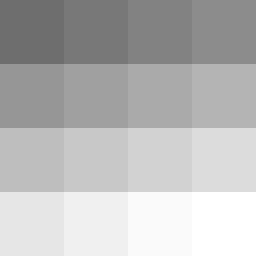
#> input picture aula2_fundamentos/imagem_e.bmp, 256 x 256 px, given in place of imagem_e.png, which was not available
$ python resolucao_exerc4.py
#> lines starting #> are read from the running program, lines starting #| are printed output that depends on the picture; pictures that were not available may be replaced by others from this repository, and a replacement may not be noted
#> in main, image is the input picture: shape (256, 256); min 110, max 255, mean 184.7
# Importação dos módulos utilizados
import cv2
import matplotlib.pyplot as plt
import numpy as np
from sklearn import metrics


def add_noise(image, mu, sigma):
    """Adiciona Ruído Gaussiano a uma imagem em escala de cinza.

    Args:
        image: imagem em escala de cinza.

        mu: float que representa a média da função de densidade de
        probabilidade da gaussiana.

        sigma: float que representa o desvio padrão da função de
        densidade de probabilidade da gaussiana.

    Returns:
        imagem: imagem ruidosa.
    """
#> called with mu = 80, sigma = 20

    # Cria a matriz de ruído com base na distribuição gaussiana
    noise = generate_noise(image, mu, sigma)
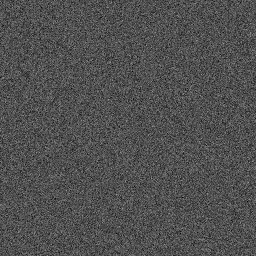
#> noise: shape (256, 256); min 0, max 159, mean 80.1

    # Salva a imagem do ruído gerado
    cv2.imwrite('./ruido.png', noise)

    # Cria o histograma do ruído (é possível verificar a gaussiana)
    plt.hist(noise.ravel(), 256, [0, 256])

    # Salva a imagem do histograma do ruído
    plt.savefig('./histograma_ruido.png')
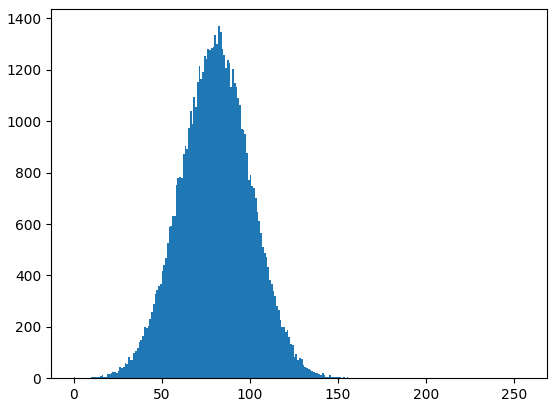
#> figure drawn by matplotlib, 1 panel; tallest bar 1370 high, from x = 82 to 83

    # Adiciona o ruído a imagem de interesse
    return cv2.add(image, noise)
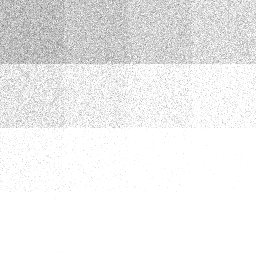
#> returned value: shape (256, 256); min 113, max 255, mean 238.5


def generate_noise(image, mu, sigma):
    """Gera a matriz com distribuição normal dos pixels que
    forma o ruído gaussiano.

    Args:
        image: imagem de interesse.

        mu: float que representa a média da função de densidade de
        probabilidade da gaussiana.

        sigma: float que representa o desvio padrão da função de
        densidade de probabilidade da gaussiana.

    Returns:
        matriz: matriz do ruído.
    """

    # Calcula o tamanho da matriz de ruídos de referência
    ref_size = 2048 ** 2

    # Representação unidimensional da matriz de referência
    ref_noise = np.zeros(shape=ref_size)

    # Atribui uma numeração para cada pixel da matriz
    # de ruídos de referência
    pixel_numbers = np.arange(start=0, stop=ref_size)

    # Embaralha o vetor com a numeração dos pixels
    np.random.shuffle(pixel_numbers)

    # Calcula o vetor da função de densidade de probabilidade
    # para cada intensidade de pixel
    probs = gaussian_pdf(np.arange(256), mu, sigma)

    # Inicia um contador para cada intensidade de pixel
    counter = np.zeros(256)

    # Índice inicial para o vetor com a numeração dos pixels
    curr_pxl = 0

    # Itera sobre todos os valores de intensidade de pixels para
    # uma imagem em escala de cinza
    for curr_int in range(256):

        # Calcula a quantidade de ocorrências da intensidade l
        # na matriz de ruído
        freq = np.rint(probs[curr_int] * ref_size)

        # Enquanto houverem pixels a serem preenchidos e quantidade
        # de pixels com intensidade l for menor que a frequência dela
        while curr_pxl < ref_size and counter[curr_int] + 1 <= freq:
            # Atribui a intensidade l no pixel da posição curr_pixel
            # do vetor de pixels numerados a matriz de referência
            ref_noise[pixel_numbers[curr_pxl]] = curr_int

            # Incrementa o contador para intensidade l
            counter[curr_int] += 1

            # Incrementa o índice do vetor dos pixels numerados
            curr_pxl += 1

    # Retorna a matriz do ruído gaussiano com as dimensões da imagem
    return ref_noise[0:image.size].reshape(*image.shape).astype(np.uint8)


def gaussian_pdf(z, mu, sigma):
    """Função de Densidade de Probabilidade da Gaussiana.

    Args:
        z: inteiro com um valor aleatório (nível de cinza).
        mu: float com a média da distribuição.
        sigma: float com o desvio padrão da distribuição.

    Returns:
        float: probabilidade/frequência de z.
    """

    # calcula a função de densidade de probabilidade para z
    p = (1 / (sigma * np.sqrt(2 * np.pi)))
    p *= np.exp(-1 * (((z - mu) ** 2) / (2 * (sigma ** 2))))

    # Retorna a probabilidade de z
    return p


def compute_metrics(image1, image2):
    """Calcula métricas de similaridade para comparar as imagens.

    Args:
        image1: imagem original.
        image2: imagem ruída.

    Returns:
        dict: dicionário com as métricas calculadas. A chave é o
        nome da métrica e o valor é a métrica em si.
    """

    # Converte o tipo das imagens para float32 com o
    # objetivo de evitar overflow
    image1 = image1.astype(np.float32)
    image2 = image2.astype(np.float32)

    # Calcula o Erro Máximo (ME)
    max_error = compute_max_error(image1, image2)
#> max_error = 145

    # Calcula o Erro Médio Absoluto (MAE)
    mae = compute_mae(image1, image2)
#> mae = 53.82

    # Calcula o Erro Médio Quadrático (MSE)
    mse = compute_mse(image1, image2)
#> mse = 3848.8

    # Calcula a Raiz do Erro Médio Quadrático (RMSE)
    rmse = compute_rmse(image1, image2)

    # Calcula o Erro Médio Quadrático Normalizado (NMSE)
    nmse = compute_nmse(image1, image2)

    # Calcula o Coeficiente de Jaccard
    jaccard_coeff = compute_jaccard_coeff(image1, image2)

    # Cria um dicionário com as métricas
    metrics_dict = {
        'Erro Máximo (ME)': max_error,
        'Erro Médio Absoluto (MAE)': mae,
        'Erro Médio Quadrático (MSE)': mse,
        'Raiz do Erro Médio Quadrático (RMSE)': rmse,
        'Erro Médio Quadrático Normalizado (NMSE)': nmse,
        'Coeficiente de Jaccard': jaccard_coeff
    }

    # Retorna o dicionário das métricas
    return metrics_dict


def compute_max_error(image1, image2):
    """Calcula o Erro Máximo (ME).

    Args:
        image1: imagem original.
        image2: imagem ruidosa.

    Returns:
        float: valor da métrica.
    """

    # Retorna o valor da métrica
    return metrics.max_error(image1.flatten(), image2.flatten())


def compute_mae(image1, image2):
    """ Calcula o Erro Médio Absoluto (MAE).

    Args:
        image1: imagem original.
        image2: imagem ruidosa.

    Returns:
        float: valor da métrica.
    """

    # Retorna o valor da métrica
    return metrics.mean_absolute_error(image1.flatten(), image2.flatten())


def compute_mse(image1, image2):
    """Calcula o Erro Médio Quadrático (MSE).

    Args:
        image1: imagem original.
        image2: imagem ruidosa.

    Returns:
        float: valor da métrica.
    """

    # Retorna o valor da métrica
    return metrics.mean_squared_error(image1.flatten(), image2.flatten())


def compute_rmse(image1, image2):
    """Calcula o Raiz do Erro Médio Quadrático (RMSE).

    Args:
        image1: imagem original.
        image2: imagem ruidosa.

    Returns:
        float: valor da métrica.
    """

    # Representação unidimensional da matriz da imagem original
    flatten1 = image1.flatten()

    # Representação unidimensional da matriz da imagem ruidosa
    flatten2 = image2.flatten()

    # Retorna o valor da métrica
#> (the run stopped early here; a loop or call above may not have finished)
